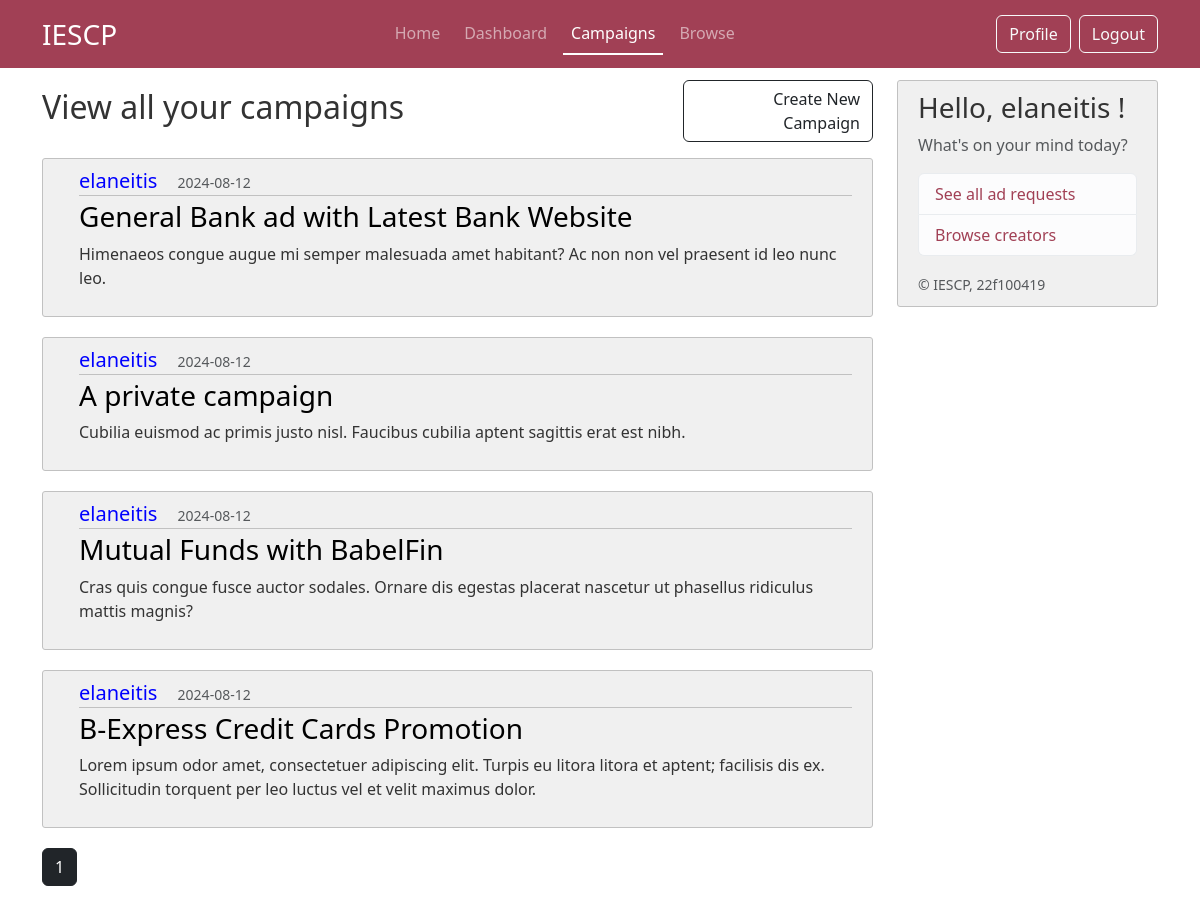
The page /campaign (signed in) on the database its author committed.
### iescp/models.py (models this page shows, shortened)
class Post(db.Model):
     id = db.Column(db.Integer, primary_key=True)
     title = db.Column(db.String(100), nullable =False)
     date_posted = db.Column(db.DateTime, nullable =False, default =datetime.now(timezone.utc))
     description = db.Column(db.Text, nullable =False)
     budget = db.Column(db.String(20), nullable =False)
     industry = db.Column(db.String(20), nullable =False)
     end_date = db.Column(db.DateTime, nullable =False)
     user_id = db.Column(db.Integer,db.ForeignKey('sponsor.id'),nullable= False)
     status = db.Column(db.String(20), nullable=False, default='Public')
     author = db.relationship('Sponsor', backref='posts', lazy=True)
     flag = db.Column(db.String(5), nullable=False, default='No') # flag for admin

class CommonUser(db.Model,UserMixin):
     __tablename__ = 'commonuser'
     id = db.Column(db.Integer, primary_key=True)
     role = db.Column(db.String(25), nullable=False) # sponsor or creator
     username = db.Column(db.String(16), unique=True, nullable =False)
     password = db.Column(db.String(60), nullable =False)
     email = db.Column(db.String(50), unique=True, nullable =False)
     firstname = db.Column(db.String(50), nullable=False)
     lastname = db.Column(db.String(50), nullable=False)
     profile_pic = db.Column(db.String(16), nullable =False, default='default.jpg')
     status = db.Column(db.String(12), nullable= False, default='Public') #public or private profile for browse page
     flag = db.Column(db.String(5), nullable=False, default='No') # flag for admin
     phone_no = db.Column(db.String(16), nullable = False)

### iescp/routes.py (the view, shortened to what this page needs)
@app.route("/campaign")
@login_required
def campaign():
     if current_user.role == "Sponsor":
          page = request.args.get('senpage',default=1,type=int)
          sponsor = Sponsor.query.filter_by(common_id = current_user.id).first()
          posts = Post.query.filter_by(author = sponsor).order_by(Post.date_posted.desc()).paginate(page=page, per_page=6)
          return render_template("sponsor/02_sponsor_camp_list.html", title= "Campaigns", ads_posts=posts)
     else:
          return redirect(url_for('home'))

### iescp/models.py (called while the page is built)
@login_manager.user_loader
def load_user(user_id):
     return CommonUser.query.get(int(user_id))

### iescp/templates/sponsor/02_sponsor_camp_list.html
{% extends "layout.html" %}
{% block content %}
    <div class="row mb-3 align-items-center">
        <div class="col-md-9">
            <h1 class="text-start h2">View all your campaigns</h1>
        </div>
        <div class="col-md-3">
            <a class="btn btn-outline-dark text-end" href="{{ url_for('create_campaign') }}"> Create New Campaign</a>
        </div>
    </div>
    {% if ads_posts.total != 0 %}
        {% for post in ads_posts %}
        <article class="d-flex content-section">
            <div class="flex-grow-1 ms-3">
                <div class="article-metadata">
                    <a class="mr-2 h5" href="{{ url_for('sponsor_view',username=post.author.common_user.username) }}" style="margin-right: 1rem;"> {{ post.author.common_user.username }}</a>
                    <small class="text-muted"> {{ post.date_posted.strftime('%Y-%m-%d') }}</small>
                </div>
                <h3><a class="article-title h3" href="{{ url_for('post',post_id=post.id)}}"> {{ post.title }} </a></h3>
                <p class="article-content"> {{ post.description }} </p>
            </div>
        </article>
        {% endfor %}
        {% for page_num in ads_posts.iter_pages(left_edge=1, right_edge=1, left_current=1, right_current=2) %}
            {% if page_num %}
                {% if ads_posts.page == page_num %}
                    <a class="btn btn-dark mb-3" href="{{ url_for('home', page=page_num) }}"> {{ page_num }}</a>
                {% else %}
                    <a class="btn btn-outline-dark mb-3" href="{{ url_for('home', page=page_num) }}"> {{ page_num }}</a>
                {% endif %}
            {% else %}
                ...
            {% endif %}
        {% endfor %}
    {% else %}
        <p class="h5">You have no campaign posts yet.</p>
    {% endif%}
{% endblock content %}

### iescp/templates/layout.html (shortened to what this page needs)
<!DOCTYPE html>
<html>
    <head>
        <link href="https://cdn.jsdelivr.net/npm/bootstrap@5.3.3/dist/css/bootstrap.min.css" rel="stylesheet">
        <link rel="stylesheet" type="text/css" href="{{ url_for('static', filename='css/layout.css') }}">
    </head>
    <body>
        {% if current_user.email!='admin@admin.com'%}
        <header class="site-header">
            <nav class="navbar navbar-expand-md fixed-top" data-bs-theme="dark">
                <div class="container">
                    <a class="navbar-brand fs-3" href="{{ url_for('home') }}" >IESCP</a>
                    <div class="collapse navbar-collapse" id="navbarSupportedContent">
                        <ul class="navbar-nav nav-underline ms-auto mb-2 mb-lg-0 gap-2">
                            <li class="nav-item">
                                <a class="nav-link {{ 'active' if request.endpoint == 'home' }}" aria-current="page" href="{{ url_for('home') }}"> Home </a>
                            </li>
                            <li class="nav-item">
                                <a class="nav-link {{ 'active' if request.endpoint == 'dashboard' }}" href="{{ url_for('dashboard') }}"> Dashboard </a>
                            </li>
                            <li class="nav-item">
                                <a class="nav-link {{ 'active' if request.endpoint == 'campaign' }}" href="{{ url_for('campaign') }}"> Campaigns </a>
                            </li>
                            <li class="nav-item">
                                <a class="nav-link {{ 'active' if request.endpoint == 'browse' }}" href="{{ url_for('browse') }}"> Browse </a>
                            </li>
                        </ul>
                        <ul class="navbar-nav ms-auto mb-2 mb-lg-0 gap-2">
                            <li class="nav-item">
                                {% if current_user.role=='Sponsor' %}
                                    <a class="btn btn-outline-light" href="{{url_for('sponsor_profile')}}"> Profile </a>
                                {% endif %}
                            </li>
                            <li class="nav-item">
                                <a class="btn btn-outline-light" href="{{ url_for('logout') }}"> Logout </a>
                            </li>
                        </ul>
                    </div>
            </nav>
        </header>
        <main role="main" class="container">
            <div class="row">
                <div class="col-md-9">
                    {% block content %} {% endblock %}
                </div>
                <div class="col-md-3">
                    <div class="content-section sticky-top">
                        <h3> Hello, {{ current_user.username }} ! </h3>
                        <p class='text-muted'> What's on your mind today?
                        <ul class="list-group">
                            {% if current_user.role == "Sponsor" %}
                            <li class="list-group-item list-group-item-action list-group-item-light"> <a href="{{ url_for('sponsor_adreq_list') }}"> See all ad requests </a> </li>
                            <li class="list-group-item list-group-item-action list-group-item-light"> <a href="{{ url_for('browse') }}"> Browse creators </a> </li>
                            {% endif %}
                        </ul>
                        </p>
                        <small class="text-muted">&copy; IESCP, 22f100419</small>
                    </div>
                </div>
            </div>
        </main>
        {% endif %}
    </body>
</html>

### iescp/static/css/layout.css (style rules this page uses)
.navbar { background-color: #a14055; }
.sticky-top { top: 80px; }
body { background: #fff; color: #333333; margin-top: 5rem; height: 100vh; }
body::before { content: ''; position: fixed; top: 0; left: 0; width: 100%; height: 100%; background-image: url('../images/layout-bg-2.png'); background-size: cover; background-repeat: no-repeat; background-position: center; background-attachment: fixed; opacity: 0.3; z-index: -1; }
.site-header .navbar-nav .nav-link.active { font-weight: 500; }
.content-section { background: #f0f0f0; padding: 10px 20px; border: 1px solid #c1c1c1; border-radius: 3px; margin-bottom: 20px; }
a { text-decoration: none; }
.article-title { color: #000; }
.article-content { white-space: pre-line; }
.article-metadata { padding-bottom: 1px; margin-bottom: 4px; color: blue; text-decoration: none; border-bottom: 1px solid #c1c1c1; }
.list-group a { color: #a14055; }

### rows shown on the page
Post: author.common_user.username "elaneitis", date_posted "2024-08-12", title "General Bank ad with Latest Bank Website", description "Himenaeos congue augue mi semper malesuada amet habitant? Ac non non vel praesent id leo nunc leo."
Post: author.common_user.username "elaneitis", date_posted "2024-08-12", title "A private campaign", description "Cubilia euismod ac primis justo nisl. Faucibus cubilia aptent sagittis erat est nibh."
Post: author.common_user.username "elaneitis", date_posted "2024-08-12", title "Mutual Funds with BabelFin", description "Cras quis congue fusce auctor sodales. Ornare dis egestas placerat nascetur ut phasellus ridiculus mattis magnis?"
Post: author.common_user.username "elaneitis", date_posted "2024-08-12", title "B-Express Credit Cards Promotion", description "Lorem ipsum odor amet, consectetuer adipiscing elit. Turpis eu litora litora et aptent; facilisis dis ex. Sollicitudin torquent per leo luctus vel et velit maximus dolor."
CommonUser: username "elaneitis"

### other values the page prints
{{ page_num }} "1"
